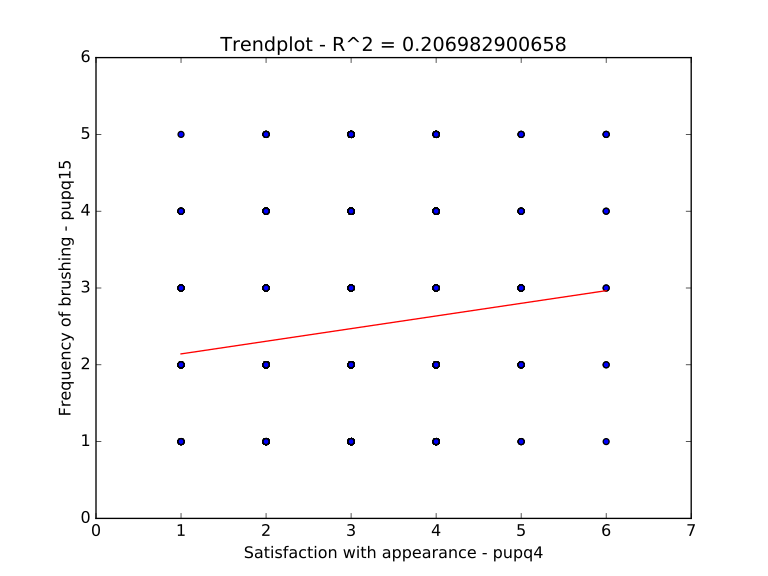

The Python source for this figure:
import numpy as np
import matplotlib
matplotlib.use('Agg')
import matplotlib.pyplot as plt
import pandas as pd


def trendline(xd, yd, order=1, c='r', alpha=1):
    """Make a line of best fit"""

    #Calculate trendline
    coeffs = np.polyfit(xd, yd, order)

    intercept = coeffs[-1]
    slope = coeffs[-2]
    power = coeffs[0] if order == 2 else 0

    minxd = np.min(xd)
    maxxd = np.max(xd)

    xl = np.array([minxd, maxxd])
    yl = power * xl ** 2 + slope * xl + intercept

    # add the trendline to the axis
    fig, ax = plt.subplots()
    ax.plot(xl, yl, c, alpha=alpha)
    ax.scatter(xd, yd)
    
    # Calculate R Squared
    p = np.poly1d(coeffs)
    ybar = np.sum(yd) / len(yd)
    ssreg = np.sum((p(xd) - ybar) ** 2)
    sstot = np.sum((yd - ybar) ** 2)
    Rsqr = ssreg / sstot
    
    return Rsqr, ax, fig
        


data = pd.read_csv("DataFinalAssignment2016.csv")

# for positve values of pupq15 pupq4 only
# 15 yearolds in england only
data = data.drop(data[data.age < 15].index)
data = data.drop(data[data.pupq4 < 0].index)
data = data.drop(data[data.pupq15 < 0].index)

print(data.head(5))

Xpupq4=[]
Xpupq15=[]

for i in range (len(data.age)):
    Xpupq4.append(data.pupq4.iloc[i])
    Xpupq15.append(data.pupq15.iloc[i])

#x=[10,12,12,4,6,2,1,0]
#y=[67,23,33,33,23,20,15,10]

x = np.array(Xpupq15)#np.random.randn(n)
y = np.array(Xpupq4)#x * np.random.randn(n)

Rsqr, ax, fig = trendline(x, y, order=1, c='r', alpha=1)


ax.set_xlabel("Satisfaction with appearance - pupq4")
ax.set_ylabel("Frequency of brushing - pupq15")
ax.set_title('Trendplot - R^2 = %s' %Rsqr)
fig.savefig('trendplot.svg')

